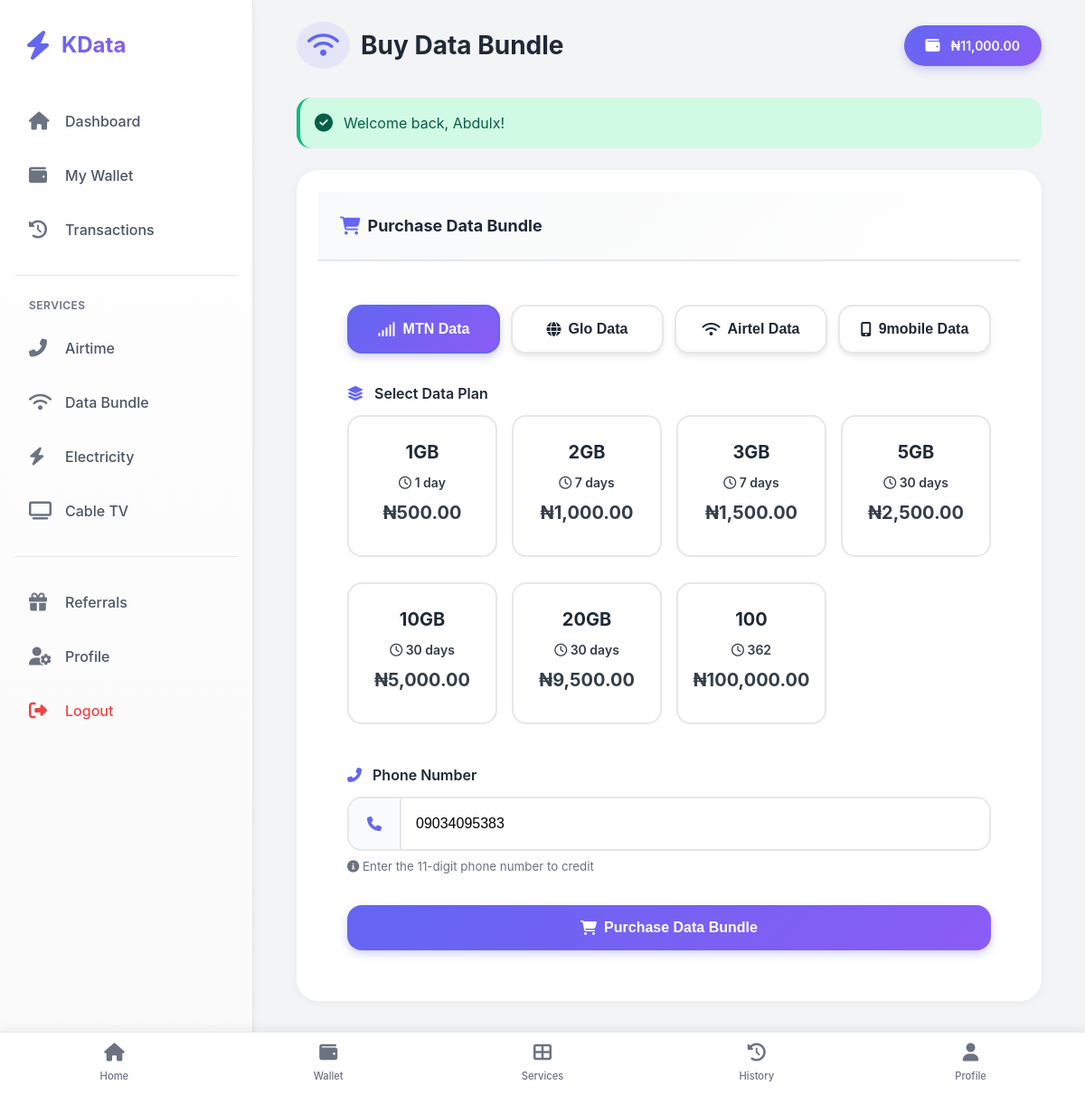
The app's page /user/buy_data.php (signed in) with its own data.
### tables this page shows
CREATE TABLE `users` (
  `id` int(11) NOT NULL,
  `username` varchar(50) NOT NULL,
  `email` varchar(100) NOT NULL,
  `phone` varchar(15) NOT NULL,
  `password` varchar(255) NOT NULL,
  `first_name` varchar(50) DEFAULT NULL,
  `last_name` varchar(50) DEFAULT NULL,
  `address` text,
  `city` varchar(50) DEFAULT NULL,
  `state` varchar(50) DEFAULT NULL,
  `country` varchar(50) DEFAULT 'Nigeria',
  `wallet_balance` decimal(15,2) DEFAULT '0.00',
  `bonus_balance` decimal(15,2) DEFAULT '0.00',
  `referral_code` varchar(20) DEFAULT NULL,
  `referred_by` int(11) DEFAULT NULL,
  `email_verified` tinyint(1) DEFAULT '0',
  `phone_verified` tinyint(1) DEFAULT '0',
  `email_verified_at` datetime DEFAULT NULL,
  `phone_verified_at` datetime DEFAULT NULL,
  `two_factor_enabled` tinyint(1) DEFAULT '0',
  `two_factor_secret` varchar(255) DEFAULT NULL,
  `two_factor_backup_codes` text,
  `role` enum('user','admin','super_admin') DEFAULT 'user',
  `status` enum('active','suspended','banned','pending') DEFAULT 'pending',
  `last_login` datetime DEFAULT NULL,
  `last_ip` varchar(45) DEFAULT NULL,
  `login_attempts` int(11) DEFAULT '0',
  `locked_until` datetime DEFAULT NULL,
  `avatar` varchar(255) DEFAULT NULL,
  `created_at` timestamp NOT NULL DEFAULT CURRENT_TIMESTAMP,
  `updated_at` timestamp NOT NULL DEFAULT CURRENT_TIMESTAMP ON UPDATE CURRENT_TIMESTAMP,
  `deleted_at` timestamp NULL DEFAULT NULL,
  `reset_token` varchar(255) DEFAULT NULL,
  `reset_expires` datetime DEFAULT NULL
);

CREATE TABLE `service_variations` (
  `id` int(11) NOT NULL,
  `service_id` int(11) NOT NULL,
  `provider_variation_id` varchar(100) DEFAULT NULL,
  `variation_code` varchar(100) NOT NULL,
  `name` varchar(200) NOT NULL,
  `icon` varchar(100) DEFAULT NULL,
  `color` varchar(20) DEFAULT NULL,
  `description` text,
  `amount` decimal(15,2) NOT NULL,
  `wholesale_price` decimal(15,2) DEFAULT NULL,
  `retail_price` decimal(15,2) DEFAULT NULL,
  `commission_amount` decimal(15,2) DEFAULT '0.00',
  `bonus_amount` decimal(15,2) DEFAULT '0.00',
  `bonus_percentage` decimal(5,2) DEFAULT '0.00',
  `validity` varchar(50) DEFAULT NULL,
  `size` varchar(20) DEFAULT NULL,
  `network` varchar(50) DEFAULT NULL,
  `category` varchar(100) DEFAULT NULL,
  `subcategory` varchar(100) DEFAULT NULL,
  `region` varchar(50) DEFAULT NULL,
  `is_active` tinyint(1) DEFAULT '1',
  `is_popular` tinyint(1) DEFAULT '0',
  `is_recommended` tinyint(1) DEFAULT '0',
  `priority` int(11) DEFAULT '0',
  `min_quantity` int(11) DEFAULT '1',
  `max_quantity` int(11) DEFAULT '1',
  `stock` int(11) DEFAULT NULL,
  `metadata` json DEFAULT NULL,
  `created_at` timestamp NOT NULL DEFAULT CURRENT_TIMESTAMP,
  `updated_at` timestamp NOT NULL DEFAULT CURRENT_TIMESTAMP ON UPDATE CURRENT_TIMESTAMP
);

### includes/functions.php (called while the page is built, shortened)
<?php
require_once __DIR__ . '/session.php';
function format_money($amount) {
    return CURRENCY . number_format($amount, 2);
}
function getUserBalance($userId) {
    $db = Database::getInstance()->getConnection();
    $stmt = $db->prepare("SELECT wallet_balance FROM users WHERE id = ?");
    $stmt->bind_param("i", $userId);
    $stmt->execute();
    $result = $stmt->get_result();
    $user = $result->fetch_assoc();
    return $user['wallet_balance'] ?? 0;
}
?>

### includes/session.php (called while the page is built, shortened)
<?php
class Session {
    public static function getFlash($key) {
        if (isset($_SESSION['_flash'][$key])) {
            $message = $_SESSION['_flash'][$key];
            return $message;
        }
        return null;
    }
    public static function getSuccess() {
        return self::getFlash('success');
    }
}

### user/buy_data.php (the view, shortened to what this page needs)
<?php
require_once '../includes/session.php';
require_once '../includes/functions.php';
$db = db();
$userId = Session::userId();
$stmt = $db->prepare("SELECT phone FROM users WHERE id = ?");
$stmt->bind_param("i", $userId);
$stmt->execute();
$userData = $stmt->get_result()->fetch_assoc();
$userPhone = $userData['phone'] ?? '';
$networks = [];
$networkDefaults = [
    'mtn'     => ['name' => 'MTN Data', 'icon' => 'fa-signal', 'color' => '#ffc107'],
    'glo'     => ['name' => 'Glo Data', 'icon' => 'fa-globe', 'color' => '#28a745'],
    'airtel'  => ['name' => 'Airtel Data', 'icon' => 'fa-wifi', 'color' => '#dc3545'],
    '9mobile' => ['name' => '9mobile Data', 'icon' => 'fa-mobile-alt', 'color' => '#17a2b8'],
];
$query = "SELECT DISTINCT network FROM service_variations
          WHERE network IS NOT NULL AND network != '' AND is_active = 1
          ORDER BY FIELD(network, 'mtn','glo','airtel','9mobile'), network";
$result = $db->query($query);
if ($result && $result->num_rows > 0) {
    while ($row = $result->fetch_assoc()) {
        $code = strtolower($row['network']);
        if (isset($networkDefaults[$code])) {
            $networks[$code] = $networkDefaults[$code];
        }
    }
}if (empty($networks)) {
    $networks = $networkDefaults;
}
$selectedNetwork = $_GET['network'] ?? array_key_first($networks) ?: 'mtn';
$plans = [];
$stmt = $db->prepare("SELECT * FROM service_variations
                      WHERE network = ? AND is_active = 1
                      ORDER BY amount ASC");
$stmt->bind_param("s", $selectedNetwork);
$stmt->execute();
$result = $stmt->get_result();
while ($row = $result->fetch_assoc()) {
    $plans[] = [
        'id' => (int)$row['id'],
        'size' => $row['size'] ?: $row['name'],
        'price' => (float)($row['retail_price'] ?: $row['amount']),
        'validity' => $row['validity'] ?: '30 days',
        'variation_code' => $row['variation_code'] ?? '',
        'name' => $row['name'] ?: ($row['size'] . ' Bundle')
    ];
}
$selectedPlan = $_GET['plan'] ?? '';
include '../partials/user_header.php';
?>
<div class="main-content">
    <div class="container">
        <div class="content-header">
            <h2><i class="fas fa-wifi"></i> Buy Data Bundle</h2>
            <div class="balance-badge">
                <i class="fas fa-wallet"></i>
                <span><?php echo format_money($walletBalance); ?></span>
            </div>
        </div>
        <?php if ($success = Session::getSuccess()): ?>
            <div class="alert alert-success">
                <i class="fas fa-check-circle"></i>
                <span><?php echo htmlspecialchars($success); ?></span>
            </div>
        <?php endif; ?>
        <div class="card">
            <div class="card-header">
                <h3><i class="fas fa-shopping-cart"></i> Purchase Data Bundle</h3>
            </div>
            <div style="padding: 2rem;">
                <div class="network-tabs">
                    <?php foreach ($networks as $code => $net): ?>
                        <button class="btn <?php echo $selectedNetwork == $code ? 'btn-primary' : 'btn-light'; ?>"
                                onclick="switchNetwork('<?php echo $code; ?>')">
                            <i class="fas <?php echo $net['icon']; ?>"></i>
                            <span><?php echo $net['name']; ?></span>
                        </button>
                    <?php endforeach; ?>
                </div>
                <form method="POST" id="dataForm">
                    <div class="form-group">
                        <label><i class="fas fa-layer-group" style="color: var(--primary); margin-right: 0.5rem;"></i> Select Data Plan</label>
                        <div class="plans-grid" id="plansGrid">
                            <?php if (empty($plans)): ?>
                                <p style="grid-column: 1/-1; text-align: center; color: var(--gray);">No data plans available for <?php echo ucfirst($selectedNetwork); ?>.</p>
                            <?php else: ?>
                                <?php foreach ($plans as $plan): ?>
                                    <label class="plan-card">
                                        <div class="plan-option <?php echo ($selectedPlan == $plan['id']) ? 'selected' : ''; ?>"
                                             data-plan-id="<?php echo $plan['id']; ?>">
                                            <h4><?php echo htmlspecialchars($plan['size']); ?></h4>
                                            <p><i class="far fa-clock"></i> <?php echo htmlspecialchars($plan['validity']); ?></p>
                                            <p class="price"><?php echo format_money($plan['price']); ?></p>
                                        </div>
                                    </label>
                                <?php endforeach; ?>
                            <?php endif; ?>
                        </div>
                    </div>
                    <div class="form-group">
                        <label for="phone"><i class="fas fa-phone-alt" style="color: var(--primary); margin-right: 0.5rem;"></i> Phone Number</label>
                        <div class="input-group">
                            <span class="input-group-text"><i class="fas fa-phone"></i></span>
                            <input type="tel" class="form-control" id="phone" name="phone"
                                   pattern="[0-9]{11}" required placeholder="08012345678"
                                   value="<?php echo htmlspecialchars($_POST['phone'] ?? $userPhone); ?>"
                                   maxlength="11" inputmode="numeric">
                        </div>
                        <small style="display: block; margin-top: 0.5rem; color: var(--gray);">
                            <i class="fas fa-info-circle"></i> Enter the 11-digit phone number to credit
                        </small>
                    </div>
                    <button type="submit" class="btn btn-primary btn-block" id="submitBtn"
                            <?php echo $walletBalance < 50 ? 'disabled' : ''; ?>>
                        <i class="fas fa-shopping-cart"></i> Purchase Data Bundle
                    </button>
                </form>
            </div>
        </div>
    </div>
</div>
<nav class="bottom-nav">
    <a href="dashboard.php" class="bottom-nav-item <?php echo basename($_SERVER['PHP_SELF']) == 'dashboard.php' ? 'active' : ''; ?>">
        <i class="fas fa-home"></i><span>Home</span>
    </a>
    <a href="wallet.php" class="bottom-nav-item <?php echo basename($_SERVER['PHP_SELF']) == 'wallet.php' ? 'active' : ''; ?>">
        <i class="fas fa-wallet"></i><span>Wallet</span>
    </a>
    <a href="services.php" class="bottom-nav-item <?php echo basename($_SERVER['PHP_SELF']) == 'services.php' ? 'active' : ''; ?>">        <i class="fas fa-th-large"></i><span>Services</span>
    </a>
    <a href="transactions.php" class="bottom-nav-item <?php echo basename($_SERVER['PHP_SELF']) == 'transactions.php' ? 'active' : ''; ?>">
        <i class="fas fa-history"></i><span>History</span>
    </a>
    <a href="profile.php" class="bottom-nav-item <?php echo basename($_SERVER['PHP_SELF']) == 'profile.php' ? 'active' : ''; ?>">
        <i class="fas fa-user"></i><span>Profile</span>
    </a>
</nav>
</body>
</html>

### partials/user_header.php (style rules this page uses)
:root { --primary: #6366f1; --primary-dark: #4f52e0; --primary-light: #818cf8; --secondary: #8b5cf6; --secondary-light: #a78bfa; --success: #10b981; --danger: #ef4444; --warning: #f59e0b; --info: #3b82f6; --dark: #1f2937; --darker: #111827; --light: #f9fafb; --lighter: #ffffff; --gray: #6b7280; --gray-light: #e5e7eb; --gray-dark: #4b5563; --bg-color: #f3f4f6; --card-bg: #ffffff; --shadow-sm: 0 1px 2px 0 rgba(0, 0, 0, 0.05); --shadow: 0 4px 6px -1px rgba(0, 0, 0, 0.1); --shadow-lg: 0 10px 15px -3px rgba(0, 0, 0, 0.1); --shadow-xl: 0 20px 25px -5px rgba(0, 0, 0, 0.1); --radius-sm: 0.5rem; --radius: 0.75rem; --radius-lg: 1rem; --radius-xl: 1.5rem; --transition: all 0.3s ease; --header-height: 70px; --bottom-nav-height: 70px; --sidebar-width: 280px; }
* { margin: 0; padding: 0; box-sizing: border-box; }
body { font-family: -apple-system, BlinkMacSystemFont, 'Segoe UI', Roboto, Oxygen, Ubuntu, sans-serif; background-color: var(--bg-color); color: var(--dark); line-height: 1.5; min-height: 100vh; }
a { text-decoration: none; color: inherit; }
.container { max-width: 1280px; margin: 0 auto; padding: 0 1rem; }
@media (min-width: 1024px) { .main-content { margin-left: var(--sidebar-width); } }
.balance-badge { background: rgba(255, 255, 255, 0.2); color: white; padding: 0.5rem 1rem; border-radius: 20px; font-weight: 500; display: flex; align-items: center; gap: 0.5rem; font-size: 0.875rem; backdrop-filter: blur(4px); }
.balance-badge i { font-size: 1rem; }
.bottom-nav { position: fixed; bottom: 0; left: 0; right: 0; height: var(--bottom-nav-height); background: white; border-top: 1px solid var(--gray-light); display: flex; justify-content: space-around; align-items: center; padding: 0 0.5rem; z-index: 100; box-shadow: 0 -4px 10px rgba(0, 0, 0, 0.05); }
@media (min-width: 1024px) { .bottom-nav { display: none; } }
.bottom-nav-item { display: flex; flex-direction: column; align-items: center; justify-content: center; gap: 0.25rem; color: var(--gray); text-decoration: none; font-size: 0.7rem; padding: 0.5rem 1rem; border-radius: var(--radius-lg); transition: var(--transition); flex: 1; }
.bottom-nav-item i { font-size: 1.25rem; }
.bottom-nav-item span { font-weight: 500; }
.main-content { min-height: 100vh; padding: 1rem 0 calc(var(--bottom-nav-height) + 1rem) 0; }
@media (min-width: 1024px) { .main-content { padding: 1.5rem 2rem; padding-bottom: 1.5rem; } }
.card { background: var(--card-bg); border-radius: var(--radius-lg); box-shadow: var(--shadow); padding: 1.5rem; margin-bottom: 1rem; transition: var(--transition); }
.card-header { display: flex; align-items: center; justify-content: space-between; margin-bottom: 1rem; }
.card-header h3 { margin-bottom: 0; font-size: 1.125rem; display: flex; align-items: center; gap: 0.5rem; color: var(--dark); }
.card-header i { color: var(--primary); font-size: 1.25rem; }
.btn { display: inline-flex; align-items: center; justify-content: center; gap: 0.5rem; padding: 0.75rem 1.5rem; font-size: 1rem; font-weight: 500; border-radius: var(--radius-lg); cursor: pointer; transition: var(--transition); border: none; outline: none; text-decoration: none; }
.btn-primary { background: linear-gradient(135deg, var(--primary), var(--secondary)); color: white; box-shadow: 0 4px 10px rgba(99, 102, 241, 0.3); }
.btn-light { background: white; color: var(--primary); box-shadow: var(--shadow); border: 1px solid var(--gray-light); }
.btn-block { width: 100%; }
.alert { padding: 1rem 1.25rem; border-radius: var(--radius-lg); margin-bottom: 1rem; display: flex; align-items: center; gap: 0.75rem; animation: slideIn 0.3s ease; }
.alert-success { background: #d1fae5; color: #065f46; border-left: 4px solid var(--success); }
.alert i { font-size: 1.25rem; }

### records on screen
users: wallet_balance "₦11,000.00", phone "09034095383"
service_variations: size "1GB", validity "1 day", price "₦500.00"
service_variations: size "2GB", validity "7 days", price "₦1,000.00"
service_variations: size "3GB", validity "7 days", price "₦1,500.00"
service_variations: size "5GB", validity "30 days", price "₦2,500.00"
service_variations: size "10GB", validity "30 days", price "₦5,000.00"
service_variations: size "20GB", validity "30 days", price "₦9,500.00"
service_variations: size "100", validity "362", price "₦100,000.00"

### other values on screen
SITE_NAME "KData"
$success "Welcome back, Abdulx!"
$net['name'] "MTN Data"
$net['name'] "Glo Data"
$net['name'] "Airtel Data"
$net['name'] "9mobile Data"
